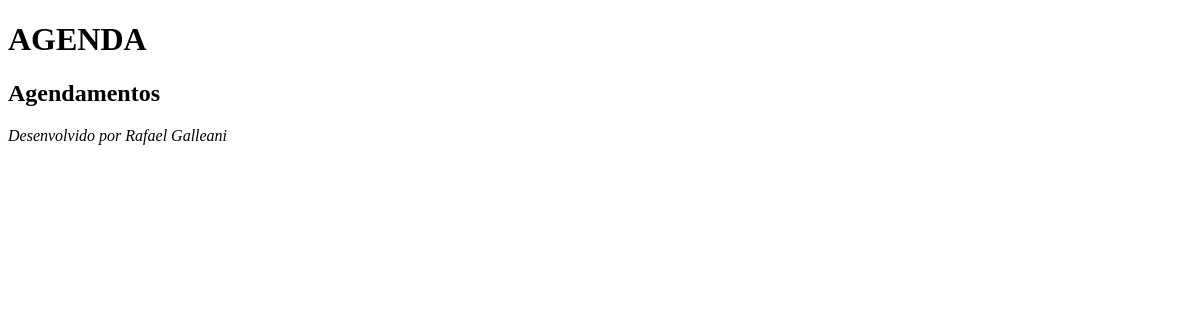
Before: /agenda/ with the older database file.
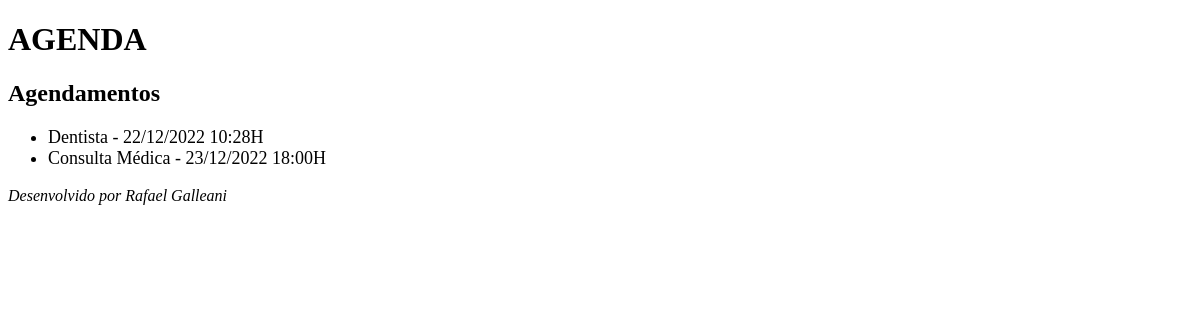
After: the same page with the newer database file.
### core/models.py (models this page shows, shortened)
class Evento(models.Model):
		titulo = models.CharField(max_length=100)
		descricao = models.TextField(blank=True, null=True)
		data_evento = models.DateTimeField(verbose_name='Data do Evento')
		data_criacao = models.DateTimeField(verbose_name='Data da Criação', auto_now=True)
		usuario = models.ForeignKey(User, on_delete=models.CASCADE)
		class Meta:
			db_table = 'evento'
		def get_data_evento(self):
			return self.data_evento.strftime('%d/%m/%Y %H:%MH')

### core/views.py (the view)
# urls.py: path('agenda/', views.lista_eventos),
def lista_eventos(request):
    evento = Evento.objects.all()
    usuario = request.user
    dados = {'eventos':evento}
    return render(request, 'agenda.html', dados)

### templates/agenda.html
{% extends "model-page.html" %}
{% block content %}
    <h2>Agendamentos</h2>
    <ul style="font-size:18px">
    {% for e in eventos %}
        <li>{{e.titulo}} - {{ e.get_data_evento }}</li>
    {% endfor %}
    </ul>
{% endblock %}

### templates/model-page.html
<!DOCTYPE html>
<html lang="en">
<head>
    {% include "model-header.html" %}
</head>
<body>
    {% block content %} {% endblock %}
    {% include "model-footer.html" %}
</body>
</html>

### templates/model-header.html (shortened to what this page needs)
    <h1>AGENDA</h1>

### templates/model-footer.html
<p><i>Desenvolvido por Rafael Galleani</i></p>

Changed rows visible on the page:
added Evento: titulo "Dentista", get_data_evento "22/12/2022 10:28H"
added Evento: titulo "Consulta Médica", get_data_evento "23/12/2022 18:00H"
